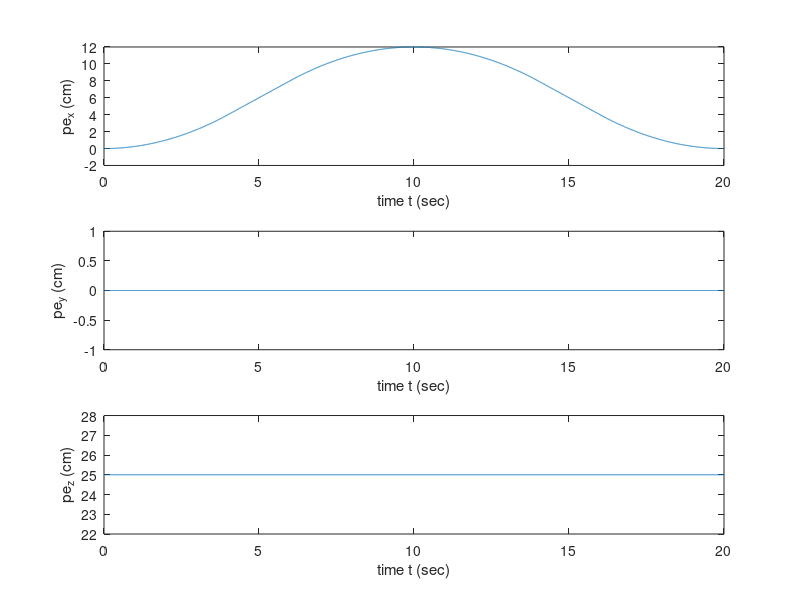
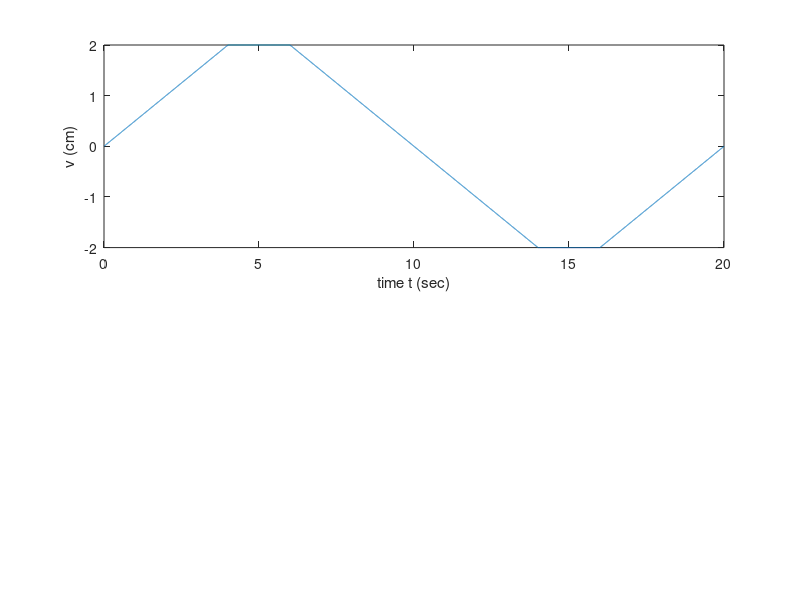
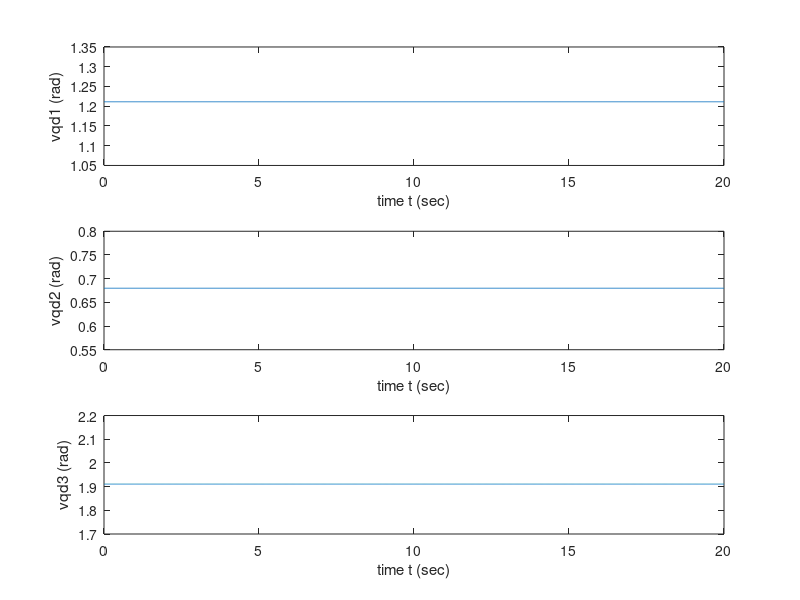
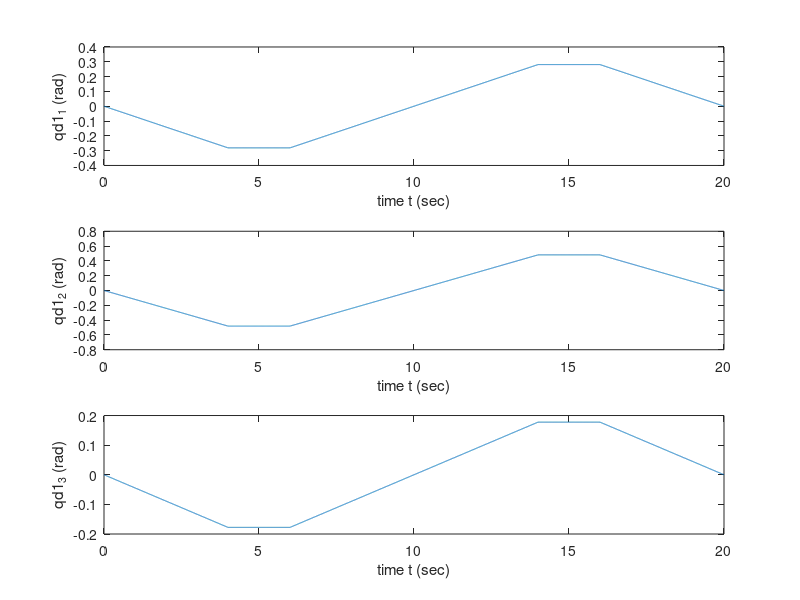

MATLAB code to generate these figures, in order:
%% Robotics-I 2020-2021
%% AM: 03117012
%% Simulation Part
clear; % make sure previously defined variables are erased.
clc

l = zeros(1,5);
l(2) = 20.0;
l(4) = 15.0;
l(5) = 10.0;

% sampling period for the robot motion
% we set the duration of motion 20 seconds

dt = 0.002;
Tf = 20.0;
t = 0:dt:Tf;
  
%%  DESIRED MOTION PROFILE  %%
% The linear movement will  be executed in height h above z0
%we chose h to be 25cm
h = 25.0;
space_length = 18.0;

% p_A : initial position of end-effector
% v_A : initial velocity of end-effector
% v_B : final velocity of end-effector
p_A = [0 0 h];
p_B = [18 0 h];
v_A = 0.0;
v_B = 0.0;

pe_x(1) = p_A(1);
pe_y(1) = p_A(2);
pe_z(1) = p_A(3);

% the number of points we used
points = Tf/dt + 1;

%space will represent 0ex
space = zeros (1, points);
v = zeros (1, points); %linear speed of end-effector

space(1) = 0;
v(1) = v_A;

for k = 2:points
    disp(space(k))
    if ((space(k-1) >= 0) && (space(k-1) < 4 ))
        acceleration = 0.5;
    elseif ((space(k-1) >= 4) && (space(k-1) < 8))
        acceleration = 0;
    else
        acceleration = -0.5;   
    end

    v(k) = v(k-1) + acceleration*(dt);
    space(k) = space(k-1) + v(k)*dt;
    
    pe_y(k) = pe_y(1);
    pe_z(k) = pe_z(1);
end

v_x(1) = 0;
v_y(1) = 0;
v_z(1) = 0;
v_x(2:points) = diff(space)/dt;
v_y(2:points) = diff(pe_y)/dt;
v_z(2:points) = diff(pe_z)/dt;


%% using Inverse Kinematics   %%
%% compute the reference joint-motion vectors: qd(k,i) and velocities qd_1(k,i)%%

qd = zeros(points,3);
qd(:,3) = acos((pe_x(:).^2 + pe_y(:).^2 + pe_z(:).^2 - l(2)^2 - l(4)^2 - l(5)^2)./(2*l(4)*l(5)));
s3 = sin(qd(:,3));
c3 = cos(qd(:,3));
qd(:,2) = acos((l(5).*s3.*pe_y(:)+(l(4) +l(5).*c3).*sqrt((l(4) +l(5).*c3).^2 +l(5)^2.*s3.^2 - pe_y(:).^2)) ./(l(5)^2.*s3.^2 + (l(4)+l(5).*c3).^2))
s2 = sin(qd(:,2));
c2 = cos(qd(:,2));
q23 = qd(:,3) + qd(:,2);
s23 = sin(q23);
c23 = cos(q23);
qd(:,1) = acos(((l(4)+c2+l(5).*c23).*pe_z(:)+l(2).*sqrt((l(4).*c2 +l(5).*c23).^2 + (l(1)+l(2)).^2 - pe_z(:).^2)) ./((l(4).*c2 + l(5).*c23).^2+l(2)^2))
s1 = sin(qd(:,1));
c1 = cos(qd(:,1));

detJ = l(4)*l(5).*s3.*(c2*l(4)+c23*l(5));

J11 = -(c1.*s3*l(4)*l(5))./detJ;
J12 = l(1)./detJ;
J13 = s1.*s3*l(4)*l(5)./detJ;
J21 = l(5)*c23.*(l(2)*c1 + s1.*c2*l(4) + s1.*c23*l(5))./detJ;
J22 = l(5)*s23.*(l(4)*c2+l(5)*c23)./detJ;
J23 = l(5)*s23.*(l(2).*(-s1)+c1.*c2*l(4)+c1.*c23*l(5))./detJ;
J31 = -(l(2)*c1 + s1.*c2*l(4)+s1.*c23*l(5)).*(c2*l(4)+c23*l(5))./detJ;
J32 = -(s2*l(4)+s23*l(5)).*(c2*l(4)+c23*l(5))./detJ;
J33 = (c2*l(4)+c23*l(5)).*((-s1)+c1.*c2*l(4)+c1.*c23*l(5))./detJ;

vqd = ones(points, 3);
for k = 1:points
    inv_Jp = [J11(k) J12(k) J13(k); J21(k) J22(k) J23(k); J31(k) J32(k) J33(k)];
    ve = [v_x(k) v_y(k) v_z(k)];
    %we = [w_x(k) w_y(k) w_z(k)];
    vqd(k,:) = inv_Jp * ve';
end


%% by using Forward Kinematics we compute  the  Joint Motion  %%
% (p1x, p1y, p1z) : cartesian position of the 1st link's frame
p1x = zeros(1,points);
p1y = zeros(1,points);
p1z = zeros(1,points);
% (p2x, p2y, p2z) : cartesian position of the 2nd link's frame
p2x = c2.*s1*l(4);
p2y = l(4)*s2;
p2z = -c1.*c2*l(4);
% (p3x, p3y, p3z) : cartesian position of the 3rd link's frame
p3x = l(1)+c1.*l(2)+s1.*c23*l(5)+s1.*c2*l(4);
p3y = s23*l(5)+s2*l(4);
p3z = s1*l(2)-c1.*c2*l(4)-c1.*c23*l(5);


figure('Name','End-effector trajectory','NumberTitle','off');
subplot(3,1,1); 
plot(t,space); 
ylabel('pe_x (cm)'); 
xlabel('time t (sec)');  

subplot(3,1,2); 
plot(t,pe_y); 
ylabel('pe_y (cm)'); 
xlabel('time t (sec)');  

subplot(3,1,3); 
plot(t,pe_z); 
ylabel('pe_z (cm)'); 
xlabel('time t (sec)');  

figure('Name','End-effector velocity ','NumberTitle','off');
subplot(2,1,1);
plot(t,v);
ylabel('v (cm)');
xlabel('time t (sec)');  

%%%%%%%%%%%%%%%%%%%%%%%%%%%%%%%%%%%%%%%%%%%%%%%%
figure('Name','Joints angles','NumberTitle','off');
subplot(3,1,1); 
plot(t,qd(:,1)); 
ylabel('vqd1 (rad)'); 
xlabel('time t (sec)');  

subplot(3,1,2); 
plot(t,qd(:,2)); 
ylabel('vqd2 (rad)'); 
xlabel('time t (sec)');    

subplot(3,1,3); 
plot(t,qd(:,3)); 
ylabel('vqd3 (rad)'); 
xlabel('time t (sec)');    
%%%%%%%%%%%%%%%%%%%%%%%%%%%%%%%%%%%%%%%%%%%%%%%%%%%%%%%%%%%%%
figure('Name','Joints angular velocity','NumberTitle','off');
subplot(3,1,1); 
plot(t,vqd(:,1)); 
ylabel('qd1_1 (rad)'); 
xlabel('time t (sec)');  

subplot(3,1,2); 
plot(t,vqd(:,2)); 
ylabel('qd1_2 (rad)'); 
xlabel('time t (sec)');    

subplot(3,1,3); 
plot(t,vqd(:,3)); 
ylabel('qd1_3 (rad)'); 
xlabel('time t (sec)'); 
%%%%%%%%%%%%%%%%%%%%%%%%%%%%%%%%%%%%%%%%%%%%%%%%%%%%%%%%%%%%%%%%%
%% animate robot motion
figure('Name','Animation','NumberTitle','off');
axis([-(l(2)) l(2)   0 h]) %% set xyz plot axes
axis on 
hold on 
xlabel('x (cm)'); 
ylabel('y (cm)');
zlabel('z (cm)');
plot3(space,pe_y,pe_z,'rs'); 
dtk=1000; %% plot robot position every dtk samples, to animate its motion 
plot3([0],[0],[0],'o');
for tk=1:dtk:points,
   pause(0.1); %% pause motion to view successive robot configurations    
   plot3([0,p1x(tk)],[0,p1y(tk)],[0,p1z(tk)]);                  
   plot3([p1x(tk)],[p1y(tk)],[p1z(tk)],'o');    
   plot3([p1x(tk),p2x(tk),p3x(tk)],[p1y(tk),p2y(tk),p3y(tk)],[p1z(tk),p2z(tk),p3z(tk)]);    
   plot3([p2x(tk)],[p2y(tk)],[p2z(tk)],'y*');    
   plot3([p3x(tk)],[p3y(tk)],[p3z(tk)],'mx'); 
   plot3([space(tk)],[pe_y(tk)],[pe_z(tk)],'g+');  
end
